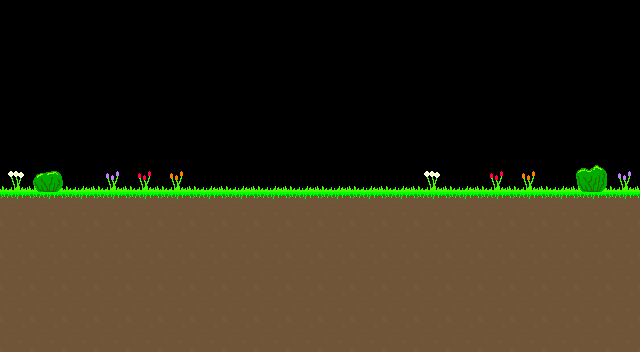

A 2D game scene composited from a Tiled map and its tileset images. What follows is a short description and the map's XML, with each tile layer's data collapsed to a summary:
An orthogonal 20x11 tile map with 32x32 px tiles, 2 tile layers (Tile Layer 1, Tile Layer 2), 3 tilesets.

<map version="1.0" orientation="orthogonal" width="20" height="11" tilewidth="32" tileheight="32">
 <tileset firstgid="1" name="Spritesheet0" tilewidth="32" tileheight="32">
  <image source="Spritesheet0.png" width="128" height="64" />
 </tileset>
 <tileset firstgid="9" name="Spirtesheet0" tilewidth="32" tileheight="32">
  <image source="Spirtesheet0.png" width="128" height="128" />
 </tileset>
 <tileset firstgid="25" name="Spirtesheet0" tilewidth="32" tileheight="32">
  <image source="Spirtesheet0.png" width="128" height="128" />
 </tileset>
 <layer name="Tile Layer 1" width="20" height="11">
  <data>[220 cells, 120 non-empty, 3 distinct tile ids]</data>
 </layer>
 <layer name="Tile Layer 2" width="20" height="11">
  <data>[220 cells, 10 non-empty, 6 distinct tile ids]</data>
 </layer>
</map>